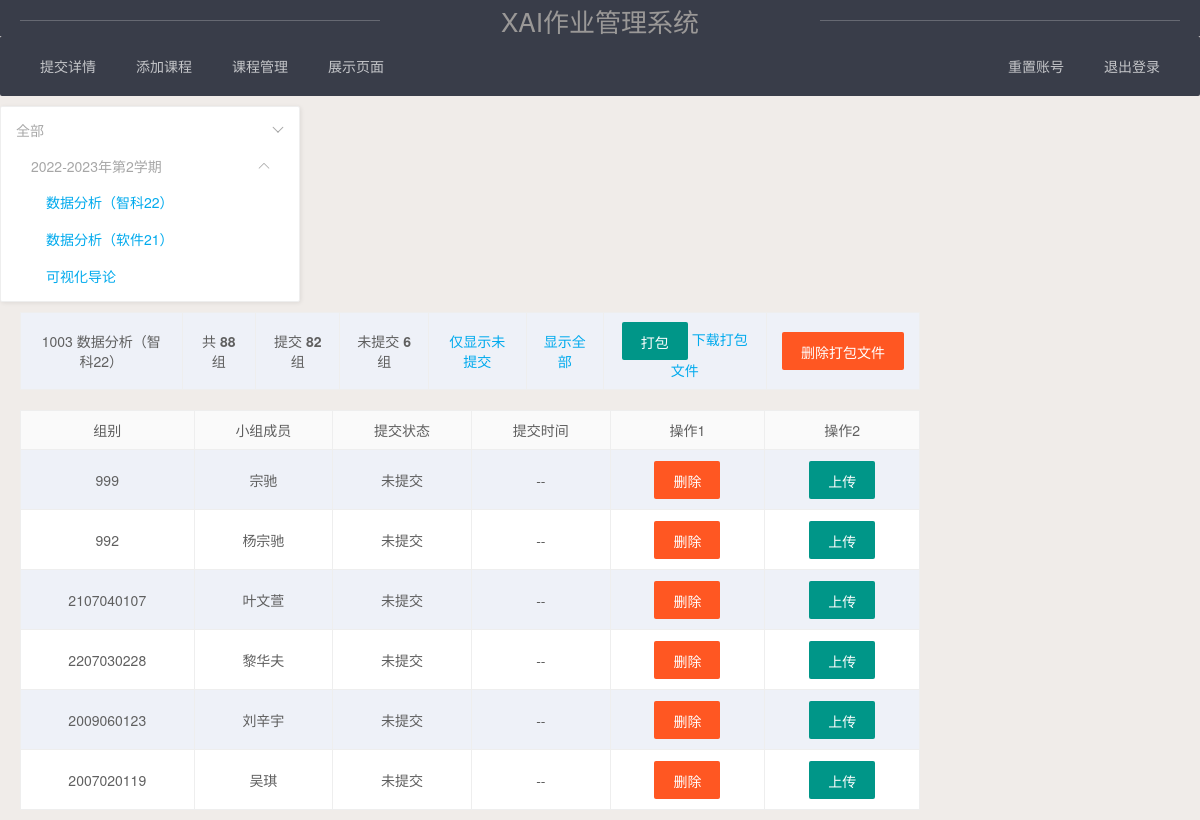
/show_course?course=1003&submit=1 (signed in), run on the app's committed database.
### tables this page shows
CREATE TABLE course (
        courseId INTEGER PRIMARY KEY AUTOINCREMENT,
        courseName varchar(32),
        schoolYear varchar(12),
        term char(1),
        grade char(2),
        list char(3),
        deadline bigint(15)
    );

CREATE TABLE student (
        groupId bigint(20) primary key,
        password varchar(128),
        member varchar(64),
        project varchar(64),
        courseId int(10),
        submit char(3)
    );

### app.py (the view)
@app.route('/show_course')
def show_course(limit=7):  # 显示单个课程的学生名单
    if (session.get('admin_id')):
        if request.args.get('course'):
            course = request.args.get('course')
            data = query_db('select groupId,member,submit from student where courseId=?', [int(course)])
            if request.args.get('submit'):
                data = [item for item in data if item['submit'] == '未提交']
            print(data)
            data = data[::-1]
            page = int(request.args.get("page", 1))
            start = (page - 1) * limit
            end = page * limit if len(data) > page * limit else len(data)
            paginate = Pagination(page=page, per_page=limit, total=len(data), css_framework='bootstrap5')
            for stu in data:
                sub = query_db("select subDate from submit where groupId=?", [stu['groupId']], True)
                stu['subDate'] = '--'
                if sub is not None:
                    stu['subDate'] = time.strftime("%Y/%m/%d %X", time.localtime(sub['subDate']))
            res = query_db("select count(*) as total from student where courseId=?", [int(course)], True)
            total_count = res['total']
            res = query_db("select count(*) as total from submit where courseId=?", [int(course)], True)
            sub_count = res['total']
            noSub_count = total_count - sub_count
            info = [total_count, sub_count, noSub_count, course, getCourseNameById(int(course))]
            return render_template('courseOne.html', data=data[start:end], info=info, menu=getMenu(), paginate=paginate)
        else:
            return redirect('/management')
    else:
        return redirect('/toLogin')

### app.py (called while the page is built)
def make_dicts(cursor, row):
    return dict((cursor.description[idx][0], value)
                for idx, value in enumerate(row))

def get_db():
    db = getattr(g, '_database', None)
    if db is None:
        db = g._database = sqlite3.connect(DATABASE)
    db.row_factory = make_dicts
    return db

@app.teardown_appcontext
def close_connection(exception):
    db = getattr(g, '_database', None)
    if db is not None:
        db.close()

def query_db(query, args=(), one=False):
    cur = get_db().execute(query, args)
    rv = cur.fetchall()
    cur.close()
    return (rv[0] if rv else None) if one else rv

def getCourseNameById(courseId):
    course = query_db("select courseName from course where courseId=?", [courseId], True)
    if course is None:
        return ''
    return course['courseName']

def getMenu(allMenu=True):
    menu = {}
    if allMenu:
        courses = query_db("select * from course where list='已导入'")
    else:
        courses = query_db("select * from course where courseId in (select distinct courseId from student where submit='已提交')")
    for course in courses:
        schoolYear = course['schoolYear']
        term = course['term']
        key = ''.join([str(schoolYear), '年第', str(term), '学期'])
        elem = (course['courseId'], course['courseName'])
        if menu.get(key):
            temp = menu.get(key)
            temp.append(elem)
            menu[key] = temp
        else:
            menu[key] = [elem]
    for key, item in menu.items():
        menu[key] = item[::-1]
    return menu

### templates/courseOne.html (shortened to what this page needs)
<!DOCTYPE html>
<html lang="en">
<head>
    <link rel="stylesheet" href="/static/styles/bootstrap.min.css">
    <link rel="stylesheet" href="/static/layui/css/layui.css" media="all">
    <link rel="stylesheet" href="/static/styles/common.css">
</head>
<body>
    <div>
        <header>
            <hr />
                <h1>XAI作业管理系统</h1>
            <hr />
        </header>
        <main>
            <ul class="layui-nav" lay-filter="">
                <li class="layui-nav-item"><a href="/admin">提交详情</a></li>
                <li class="layui-nav-item"><a href="/toaddcourse">添加课程</a></li>
                <li class="layui-nav-item"><a href="/cmanage">课程管理</a></li>
                <li class="layui-nav-item"><a href="/home">展示页面</a></li>
                <li class="layui-nav-item" style="float: right;">
                    <a onclick="logout()" style="cursor: pointer">退出登录</a>
                </li>
                <li class="layui-nav-item" style="float: right;">
                    <a href="/toReset">重置账号</a>
                </li>
            </ul>
            <div class="layui-row">
                <div class="layui-col-md2" style="width: 300px;margin-top: 10px;">
                    <div class="layui-panel">
                        <div style="padding: 0px;">
                            <ul class="layui-menu" id="docDemoMenu1">
                                <li class="layui-menu-item-group layui-menu-item-down">
                                    <div class="layui-menu-body-title">
                                        全部 <i class="layui-icon layui-icon-down"></i>
                                    </div>
                                    <ul>
                                        {% for k,v in menu.items() %}
                                            <li class="layui-menu-item-group layui-menu-item-down">
                                                <div class="layui-menu-body-title">
                                                    {{k}} <i class="layui-icon layui-icon-up"></i>
                                                </div>
                                                <ul>
                                                    {% for course in v %}
                                                        <li>
                                                            <div class="layui-menu-body-title">
                                                                <a href="/show_course?course={{course[0]}}">{{course[1]}}</a>
                                                            </div>
                                                        </li>
                                                    {% endfor %}
                                                </ul>
                                            </li>
                                        {% endfor %}
                                    </ul>
                                </li>
                            </ul>
                        </div>
                    </div>
                </div>
                <div class="layui-col-md9" style="margin-left: 20px;">
                    <div class="layui-row ">
                        <div class="layui-col-md12">
                            <table class="layui-table">
                                <tr>
                                    <td>{{ info[3] }} {{ info[4] }}</td>
                                    <td>共 <b>{{info[0]}}</b> 组</td>
                                    <td>提交 <b>{{info[1]}}</b> 组</td>
                                    <td>未提交 <b>{{info[2]}}</b> 组</td>
                                    <td><a href="/show_course?course={{ info[3] }}&submit=1">仅显示未提交</a></td>
                                    <td><a href="/show_course?course={{ info[3] }}">显示全部</a></td>
                                    <td>
                                        <button id="packBtn" type="button" onclick="getPackage({{ info[3] }})" class="layui-btn">打包</button>
                                        <a id="packUrl" href="/static/package/{{ info[3] }}.zip">下载打包文件</a>
                                    </td>
                                    <td>
                                        <form action="/delPackage" method="post">
                                            <input type="submit" id="delPackBtn" class="layui-btn layui-btn-danger" value="删除打包文件" />
                                        </form>
                                    </td>
                                </tr>
                            </table>
                        </div>
                    </div>
                    <div class="layui-row">
                        <div class="layui-col-md12">
                            <table class="layui-table">
                                <thead>
                                    <tr id="thead">
                                        <td>组别</td>
                                        <td>小组成员</td>
                                        <td>提交状态</td>
                                        <td>提交时间</td>
                                        <td>操作1</td>
                                        <td>操作2</td>
                                    </tr>
                                </thead>
                                <tbody id="dataBody">
                                    {% for sub in data %}
                                        <tr>
                                            <form action="/remove" method="post" id="removeForm{{sub['groupId']}}">
                                                <td><input type="text" name="group_id" value="{{sub['groupId']}}" style="display:none"/>{{ sub['groupId'] }}</td>
                                                <td>{{sub['member']}}</td>
                                                <td>{{sub['submit']}}</td>
                                                <td>{{sub['subDate']}}</td>
                                                <td><button type="button" onclick="removeData({{[sub['groupId'], sub['submit']]}})" class="layui-btn layui-btn-danger">删除</button></td>
                                            </form>
                                        <form action="/manage/upload" method="post" id="upload">
                                            <td><input type="text" name="group_id" value="{{ sub['groupId'] }}" style="display: none"/><button type="submit" class="layui-btn" id="upload">上传</button></td>
                                        </form>
                                        </tr>
                                    {% endfor %}
                                </tbody>
                            </table>
                        </div>
                    </div>
                </div>
            </div>
        </main>
    </div>
</body>
</html>

### static/styles/common.css (style rules this page uses)
* { margin: 0; padding: 0; }
body { background-color: #f0ece9; }
header { display: flex; flex-flow: row nowrap; justify-content: space-between; background-color: #393d49; }
header h1 { color: #9a9897; font-size: 26px; margin-top: 5px; }
header hr { margin: 20px 20px 0; background-color: #bc9470; border: 2px solid #bc9470; width: 30%; height: 0; }
table { margin: 0 auto; width: 90%; text-align: center; border-spacing: 0; }
table tbody tr { height: 60px; }
table tbody tr:nth-child(odd) { background-color: #eef1f8; }
table tbody tr:nth-child(even) { background-color: #ffffff; }

### templates/courseOne.html (style rules this page uses)
* { margin: 0; padding: 0; }
body { background-color: #f0ece9; }
header { display: flex; flex-flow: row nowrap; justify-content: space-between; background-color: #393d49; }
header h1 { color: #9a9897; }
header hr { margin: 20px 20px 0; background-color: #bc9470; border: 2px solid #bc9470; width: 30%; height: 0; }
table { margin: 0 auto; width: 90%; text-align: center; border-spacing: 0; }
table tbody tr { height: 60px; }
table tbody tr:nth-child(odd) { background-color: #eef1f8; }
table tbody tr:nth-child(even) { background-color: #ffffff; }
a { text-decoration:none; }
a:link { color: #01AAED }

### data on the page
course: courseName "数据分析（智科22）"
course: courseName "数据分析（软件21）"
course: courseName "可视化导论"
student: groupId "999", member "宗驰", submit "未提交", subDate "--"
student: groupId "992", member "杨宗驰", submit "未提交", subDate "--"
student: groupId "2107040107", member "叶文萱", submit "未提交", subDate "--"
student: groupId "2207030228", member "黎华夫", submit "未提交", subDate "--"
student: groupId "2009060123", member "刘辛宇", submit "未提交", subDate "--"
student: groupId "2007020119", member "吴琪", submit "未提交", subDate "--"

### other printed values
{{ k }} "2022-2023年第2学期"
{{ info[3] }} "1003"
{{ info[0] }} "88"
{{ info[1] }} "82"
{{ info[2] }} "6"
